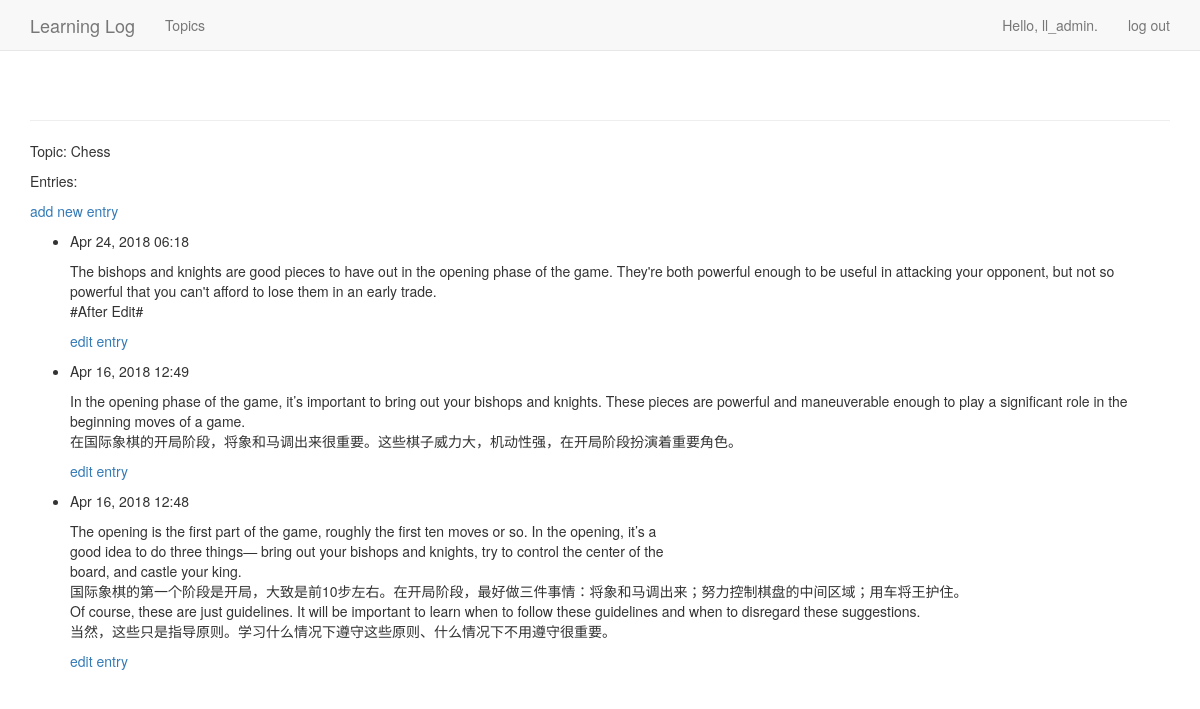
The page /topics/1/ (signed in) on the database its author committed.
### learning_logs/models.py (models this page shows, shortened)
class Topic(models.Model):
    text = models.CharField(max_length=200)  # charfield必须告知django该在数据库中预留多少空间
    date_added = models.DateTimeField(auto_now_add=True)  # 自动设置成当前日期和时间;见官网: ... ref/models/fields/
    owner = models.ForeignKey(User)  # 然后在Topic中添加字段owner,它建立到模型User的外键关系
    def __unicode__(self):  # Py 3.X用__str__()
        if len(self.text) > 50:
            return self.text + ' >w<'
        else:
            return self.text

class Entry(models.Model):  # 同Topic一样,继承Django基类Model
    topic = models.ForeignKey(Topic)  # 第一个属性topic是一个ForeignKey实例
    text = models.TextField()  # text属性是TextField实例。这种字段不需要长度限制
    date_added = models.DateTimeField(auto_now_add=True)  # 这个属性让我们能够按创建顺序呈现条目，并在每个条目旁边放置时间戳
    class Meta:  # 在类中嵌套了Meta类。Meta存储用于管理模型的额外信息,在这里它让我们能够设置一个特殊属性,让Django在需要时使用Entries来表示多个条目。如果没有这个类,Django将使用Entrys来表示多个条目。
        verbose_name_plural = 'entries'

### learning_logs/views.py (the view)
# urls.py: url(r'^topics/(?P<topic_id>\d+)/$', views.topic, name='topic'),  # "?P<topic_id>"将匹配的值存储到topic_id中;发现URL与这个模式匹配时，Django将调用视图函数topic(),并将存储在topic_id中的值作为实参传递给它
@login_required
def topic(request, topic_id):
    topic = Topic.objects.get(id=topic_id)
    check_topic_owner(topic, request)
    entries = topic.entry_set.order_by('-date_added')  #  date_added 前面的减号指定按降序排列,即先显示最近的条目
    context = {'topic': topic, 'entries': entries}
    return render(request, 'learning_logs/topic.html', context)

### learning_logs/views.py (called while the page is built)
def check_topic_owner(topic, request):
    if topic.owner != request.user:  # 禁止用户通过输入类似于前面的特定URL来访问其他用户的条目
        raise Http404

### learning_logs/templates/learning_logs/topic.html
{% extends 'learning_logs/base.html' %}
{% block content %}
  <p>Topic: {{ topic }}<p>
  <p>Entries:</p>
  <p>
    <a href="{% url 'learning_logs:new_entry' topic.id %}">add new entry</a>
  </p>
  <ul>
    {% for entry in entries %}
    <li>
      <p>{{ entry.date_added|date:'M d, Y H:i' }}</p>
      <p>{{ entry.text|linebreaks }}</p>
      <p>
        <a href="{% url 'learning_logs:edit_entry' entry.id %}">edit entry</a>
      </p>
    </li>
    {% empty %}
    <li>
      There are no entries for this topic yet.
    </li>
  {% endfor %}
  </ul>
{% endblock content %}

### learning_logs/templates/learning_logs/base.html (shortened to what this page needs)
{% load bootstrap3 %}
<!DOCTYPE html>
<html lang="en">
<head>
    {% bootstrap_css %}
</head>
<body>
    <nav class="navbar navbar-default navbar-static-top">
        <div class='container'>
            <div class='navbar-header'>
                <a class="navbar-brand" href="{% url 'learning_logs:index' %}">Learning Log</a>
            </div>
            <div id='navbar' class='navbar-collapse collapse'>
                <ul class='nav navbar-nav'>
                    <li><a href="{% url 'learning_logs:topics' %}">Topics</a></li>
                </ul>
                <ul class='nav navbar-nav navbar-right'>
                    {% if user.is_authenticated %}
                        <li><a>Hello, {{ user.username }}.</a></li>
                        <li><a href="{% url 'users:logout' %}">log out</a></li>
                    {% else %}
                        <li><a href="{% url 'users:register' %}">register</a></li>
                        <li><a href="{% url 'users:login' %}">log in</a></li>
                    {% endif %}
                </ul>
            </div>
        </div>
    </nav>
    <div class='container'>
        <div class='page-header'>
        </div>
        <div>
            {% block content %}{% endblock content %}
        </div>
    </div>
</body>
</html>

### rows shown on the page
Topic: text "Chess"
Entry: date_added "Apr 24, 2018 06:18", text "The bishops and knights are good pieces to have out in the opening phase of the game. They're both powerful enough to be useful in attacking your opponent, but not so powerful that you can't afford to lose them in an early trade. #After Edit#"
Entry: date_added "Apr 16, 2018 12:49", text "In the opening phase of the game, it’s important to bring out your bishops and knights. These pieces are powerful and maneuverable enough to play a significant role in the beginning moves of a game. 在国际象棋的开局阶段，将象和马调出来很重要。这些棋子威力大，机动性强，在开局阶段扮演着重要角色。"
Entry: date_added "Apr 16, 2018 12:48", text "The opening is the first part of the game, roughly the first ten moves or so. In the opening, it’s a good idea to do three things— bring out your bishops and knights, try to control the center of the board, and castle your king. 国际象棋的第一个阶段是开局，大致是前10步左右。在开局阶段，最好做三件事情：将象和马调出来；努力控制棋盘的中间区域；用车将王护住。 Of course, these are just guidelines. It will be important to learn when to follow these guidelines and when to disregard these suggestions. 当然，这些只是指导原则。学习什么情况下遵守这些原则、什么情况下不用遵守很重要。"

### other values the page prints
{{ user.username }} "ll_admin"
